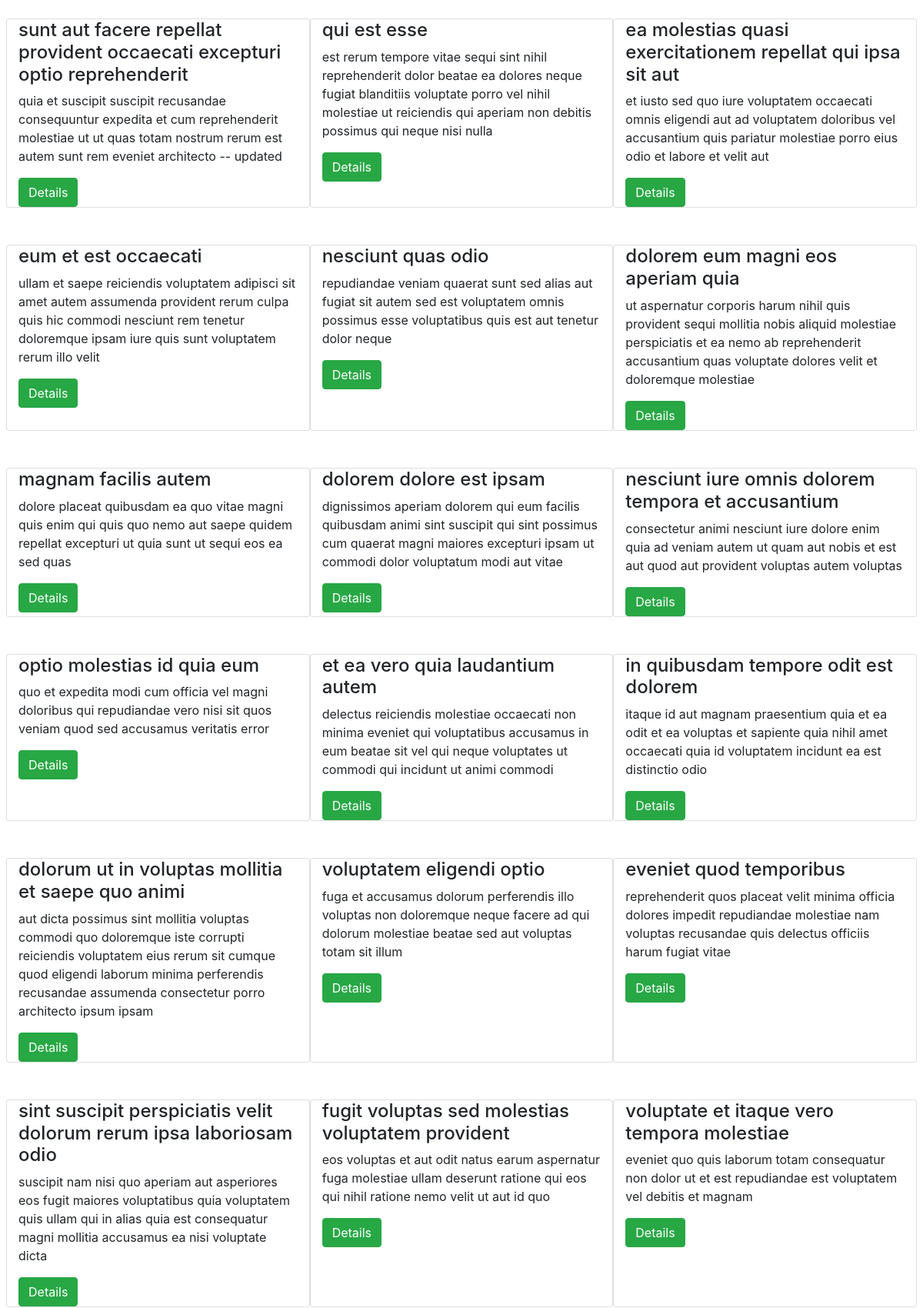
The app's page /dj_front/ (upper part) with its own data.
### api/models.py (models this page shows, shortened)
class Post(models.Model):
    userId = models.IntegerField()
    id = models.IntegerField(primary_key=True)
    title = models.TextField()
    body = models.TextField()

### api/views.py (the view)
# urls.py: path('dj_front/', views.dj_front_home, name='posts'),
def dj_front_home(request):
    dj_posts = Post.objects.all().order_by('id')
    context = {
        'dj_posts': dj_posts
    }
    return render(request, 'posts.html', context)

### templates/posts.html (shortened to what this page needs)
{% extends 'base.html' %}
{% load static %}
{% block firstSection %}
<div class="container-fluid">
    <div class="row px-2">
        {% for djpost in dj_posts %}
        <div class="col-xs-12 col-lg-4 col-md-6 mt-4 mb-4 card">
            <h4 class="group inner list-group-item-heading">{{djpost.title}}</h4>
            <p class="group inner list-group-item-text">{{djpost.body}}</p>
            <div class="row">
              <div class="col-xs-12 col-md-6">
                <a class="btn btn-success" href="{% url 'api:post_detail' id=djpost.id %}">
                  Details
                </a>
              </div>
            </div>
          </div>
    {% endfor %}
    </div>
</div>
{% endblock %}

### templates/base.html (shortened to what this page needs)
{% load static %}
<!doctype html>
<html lang="en">
  <head>
    <link rel="stylesheet" href="https://cdn.jsdelivr.net/npm/bootstrap@4.4.1/dist/css/bootstrap.min.css">
  </head>
  <body>
  {% block firstSection %} {% endblock %}
  </body>
</html>

### records on screen
Post: title "sunt aut facere repellat provident occaecati excepturi optio reprehenderit", body "quia et suscipit suscipit recusandae consequuntur expedita et cum reprehenderit molestiae ut ut quas totam nostrum rerum est autem sunt rem eveniet architecto -- updated"
Post: title "qui est esse", body "est rerum tempore vitae sequi sint nihil reprehenderit dolor beatae ea dolores neque fugiat blanditiis voluptate porro vel nihil molestiae ut reiciendis qui aperiam non debitis possimus qui neque nisi nulla"
Post: title "ea molestias quasi exercitationem repellat qui ipsa sit aut", body "et iusto sed quo iure voluptatem occaecati omnis eligendi aut ad voluptatem doloribus vel accusantium quis pariatur molestiae porro eius odio et labore et velit aut"
Post: title "eum et est occaecati", body "ullam et saepe reiciendis voluptatem adipisci sit amet autem assumenda provident rerum culpa quis hic commodi nesciunt rem tenetur doloremque ipsam iure quis sunt voluptatem rerum illo velit"
Post: title "nesciunt quas odio", body "repudiandae veniam quaerat sunt sed alias aut fugiat sit autem sed est voluptatem omnis possimus esse voluptatibus quis est aut tenetur dolor neque"
Post: title "dolorem eum magni eos aperiam quia", body "ut aspernatur corporis harum nihil quis provident sequi mollitia nobis aliquid molestiae perspiciatis et ea nemo ab reprehenderit accusantium quas voluptate dolores velit et doloremque molestiae"
Post: title "magnam facilis autem", body "dolore placeat quibusdam ea quo vitae magni quis enim qui quis quo nemo aut saepe quidem repellat excepturi ut quia sunt ut sequi eos ea sed quas"
Post: title "dolorem dolore est ipsam", body "dignissimos aperiam dolorem qui eum facilis quibusdam animi sint suscipit qui sint possimus cum quaerat magni maiores excepturi ipsam ut commodi dolor voluptatum modi aut vitae"
Post: title "nesciunt iure omnis dolorem tempora et accusantium", body "consectetur animi nesciunt iure dolore enim quia ad veniam autem ut quam aut nobis et est aut quod aut provident voluptas autem voluptas"
Post: title "optio molestias id quia eum", body "quo et expedita modi cum officia vel magni doloribus qui repudiandae vero nisi sit quos veniam quod sed accusamus veritatis error"
Post: title "et ea vero quia laudantium autem", body "delectus reiciendis molestiae occaecati non minima eveniet qui voluptatibus accusamus in eum beatae sit vel qui neque voluptates ut commodi qui incidunt ut animi commodi"
Post: title "in quibusdam tempore odit est dolorem", body "itaque id aut magnam praesentium quia et ea odit et ea voluptas et sapiente quia nihil amet occaecati quia id voluptatem incidunt ea est distinctio odio"
Post: title "dolorum ut in voluptas mollitia et saepe quo animi", body "aut dicta possimus sint mollitia voluptas commodi quo doloremque iste corrupti reiciendis voluptatem eius rerum sit cumque quod eligendi laborum minima perferendis recusandae assumenda consectetur porro architecto ipsum ipsam"
Post: title "voluptatem eligendi optio", body "fuga et accusamus dolorum perferendis illo voluptas non doloremque neque facere ad qui dolorum molestiae beatae sed aut voluptas totam sit illum"
Post: title "eveniet quod temporibus", body "reprehenderit quos placeat velit minima officia dolores impedit repudiandae molestiae nam voluptas recusandae quis delectus officiis harum fugiat vitae"
Post: title "sint suscipit perspiciatis velit dolorum rerum ipsa laboriosam odio", body "suscipit nam nisi quo aperiam aut asperiores eos fugit maiores voluptatibus quia voluptatem quis ullam qui in alias quia est consequatur magni mollitia accusamus ea nisi voluptate dicta"
Post: title "fugit voluptas sed molestias voluptatem provident", body "eos voluptas et aut odit natus earum aspernatur fuga molestiae ullam deserunt ratione qui eos qui nihil ratione nemo velit ut aut id quo"
Post: title "voluptate et itaque vero tempora molestiae", body "eveniet quo quis laborum totam consequatur non dolor ut et est repudiandae est voluptatem vel debitis et magnam"
